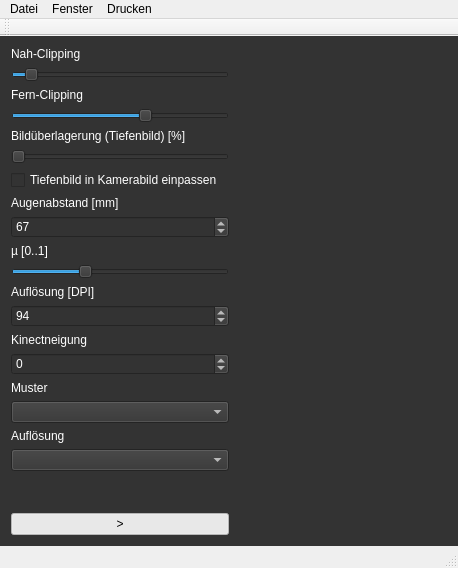
<?xml version="1.0" encoding="UTF-8"?>
<ui version="4.0">
 <class>MainWindow</class>
 <widget class="QMainWindow" name="MainWindow">
  <property name="geometry">
   <rect>
    <x>0</x>
    <y>0</y>
    <width>458</width>
    <height>568</height>
   </rect>
  </property>
  <property name="sizePolicy">
   <sizepolicy hsizetype="Preferred" vsizetype="Fixed">
    <horstretch>0</horstretch>
    <verstretch>0</verstretch>
   </sizepolicy>
  </property>
  <property name="minimumSize">
   <size>
    <width>0</width>
    <height>0</height>
   </size>
  </property>
  <property name="windowTitle">
   <string>Stereogramm 2.0</string>
  </property>
  <widget class="QWidget" name="centralWidget">
   <property name="styleSheet">
    <string notr="true">background-color: #333</string>
   </property>
   <layout class="QGridLayout" name="gridLayout">
    <item row="0" column="0">
     <layout class="QHBoxLayout" name="horizontalLayout">
      <item>
       <layout class="QVBoxLayout" name="verticalLayout">
        <item>
         <widget class="QLabel" name="label_2">
          <property name="styleSheet">
           <string notr="true">color:white</string>
          </property>
          <property name="text">
           <string>Nah-Clipping</string>
          </property>
         </widget>
        </item>
        <item>
         <widget class="QSlider" name="nearSlider">
          <property name="maximum">
           <number>254</number>
          </property>
          <property name="pageStep">
           <number>8</number>
          </property>
          <property name="value">
           <number>16</number>
          </property>
          <property name="orientation">
           <enum>Qt::Horizontal</enum>
          </property>
         </widget>
        </item>
        <item>
         <widget class="QLabel" name="label_3">
          <property name="styleSheet">
           <string notr="true">color:white</string>
          </property>
          <property name="text">
           <string>Fern-Clipping</string>
          </property>
          <property name="textFormat">
           <enum>Qt::PlainText</enum>
          </property>
         </widget>
        </item>
        <item>
         <widget class="QSlider" name="farSlider">
          <property name="minimum">
           <number>1</number>
          </property>
          <property name="maximum">
           <number>255</number>
          </property>
          <property name="pageStep">
           <number>8</number>
          </property>
          <property name="value">
           <number>160</number>
          </property>
          <property name="orientation">
           <enum>Qt::Horizontal</enum>
          </property>
         </widget>
        </item>
        <item>
         <widget class="QLabel" name="label_7">
          <property name="styleSheet">
           <string notr="true">color:white</string>
          </property>
          <property name="text">
           <string>Bildüberlagerung (Tiefenbild) [%]</string>
          </property>
          <property name="textFormat">
           <enum>Qt::PlainText</enum>
          </property>
         </widget>
        </item>
        <item>
         <widget class="QSlider" name="overlayDepthSlider">
          <property name="minimum">
           <number>0</number>
          </property>
          <property name="maximum">
           <number>100</number>
          </property>
          <property name="pageStep">
           <number>10</number>
          </property>
          <property name="value">
           <number>0</number>
          </property>
          <property name="orientation">
           <enum>Qt::Horizontal</enum>
          </property>
         </widget>
        </item>
        <item>
         <widget class="QCheckBox" name="fitFrameCheckBox">
          <property name="enabled">
           <bool>true</bool>
          </property>
          <property name="styleSheet">
           <string notr="true">color: white</string>
          </property>
          <property name="text">
           <string>Tiefenbild in Kamerabild einpassen</string>
          </property>
         </widget>
        </item>
        <item>
         <widget class="QLabel" name="label">
          <property name="styleSheet">
           <string notr="true">color:white</string>
          </property>
          <property name="text">
           <string>Augenabstand [mm]</string>
          </property>
         </widget>
        </item>
        <item>
         <widget class="QSpinBox" name="eyeDistanceSpinBox">
          <property name="styleSheet">
           <string notr="true">color:white</string>
          </property>
          <property name="minimum">
           <number>25</number>
          </property>
          <property name="value">
           <number>67</number>
          </property>
         </widget>
        </item>
        <item>
         <widget class="QLabel" name="label_4">
          <property name="styleSheet">
           <string notr="true">color:white</string>
          </property>
          <property name="text">
           <string>µ [0..1]</string>
          </property>
         </widget>
        </item>
        <item>
         <widget class="QSlider" name="muSlider">
          <property name="minimum">
           <number>1</number>
          </property>
          <property name="maximum">
           <number>1000</number>
          </property>
          <property name="pageStep">
           <number>100</number>
          </property>
          <property name="value">
           <number>333</number>
          </property>
          <property name="orientation">
           <enum>Qt::Horizontal</enum>
          </property>
          <property name="tickPosition">
           <enum>QSlider::NoTicks</enum>
          </property>
         </widget>
        </item>
        <item>
         <widget class="QLabel" name="label_5">
          <property name="styleSheet">
           <string notr="true">color:white</string>
          </property>
          <property name="text">
           <string>Auflösung [DPI]</string>
          </property>
         </widget>
        </item>
        <item>
         <widget class="QSpinBox" name="resolutionSpinBox">
          <property name="styleSheet">
           <string notr="true">color:white</string>
          </property>
          <property name="minimum">
           <number>10</number>
          </property>
          <property name="maximum">
           <number>256</number>
          </property>
          <property name="value">
           <number>94</number>
          </property>
         </widget>
        </item>
        <item>
         <widget class="QLabel" name="label_6">
          <property name="styleSheet">
           <string notr="true">color:white</string>
          </property>
          <property name="text">
           <string>Kinectneigung</string>
          </property>
          <property name="textFormat">
           <enum>Qt::PlainText</enum>
          </property>
         </widget>
        </item>
        <item>
         <widget class="QSpinBox" name="tiltSpinBox">
          <property name="styleSheet">
           <string notr="true">color:white</string>
          </property>
          <property name="minimum">
           <number>-27</number>
          </property>
          <property name="maximum">
           <number>27</number>
          </property>
          <property name="singleStep">
           <number>3</number>
          </property>
          <property name="value">
           <number>0</number>
          </property>
         </widget>
        </item>
        <item>
         <widget class="QLabel" name="label_8">
          <property name="styleSheet">
           <string notr="true">color:white</string>
          </property>
          <property name="text">
           <string>Muster</string>
          </property>
          <property name="textFormat">
           <enum>Qt::PlainText</enum>
          </property>
         </widget>
        </item>
        <item>
         <widget class="QComboBox" name="modeComboBox">
          <property name="styleSheet">
           <string notr="true">color: white</string>
          </property>
         </widget>
        </item>
        <item>
         <widget class="QLabel" name="label_9">
          <property name="styleSheet">
           <string notr="true">color:white</string>
          </property>
          <property name="text">
           <string>Auflösung</string>
          </property>
          <property name="textFormat">
           <enum>Qt::PlainText</enum>
          </property>
         </widget>
        </item>
        <item>
         <widget class="QComboBox" name="stereogramSizeComboBox">
          <property name="styleSheet">
           <string notr="true">color: white</string>
          </property>
         </widget>
        </item>
        <item>
         <spacer name="verticalSpacer">
          <property name="orientation">
           <enum>Qt::Vertical</enum>
          </property>
          <property name="sizeHint" stdset="0">
           <size>
            <width>20</width>
            <height>40</height>
           </size>
          </property>
         </spacer>
        </item>
        <item>
         <layout class="QHBoxLayout" name="horizontalLayout_2">
          <item>
           <widget class="QPushButton" name="freezePushButton">
            <property name="styleSheet">
             <string notr="true">color: black; background-color: white</string>
            </property>
            <property name="text">
             <string>&gt;</string>
            </property>
            <property name="checkable">
             <bool>true</bool>
            </property>
            <property name="checked">
             <bool>true</bool>
            </property>
           </widget>
          </item>
         </layout>
        </item>
       </layout>
      </item>
     </layout>
    </item>
    <item row="0" column="1">
     <spacer name="horizontalSpacer">
      <property name="orientation">
       <enum>Qt::Horizontal</enum>
      </property>
      <property name="sizeHint" stdset="0">
       <size>
        <width>40</width>
        <height>20</height>
       </size>
      </property>
     </spacer>
    </item>
   </layout>
   <zorder></zorder>
   <zorder>horizontalSpacer</zorder>
  </widget>
  <widget class="QMenuBar" name="menuBar">
   <property name="geometry">
    <rect>
     <x>0</x>
     <y>0</y>
     <width>458</width>
     <height>21</height>
    </rect>
   </property>
   <widget class="QMenu" name="menu_File">
    <property name="title">
     <string>Datei</string>
    </property>
    <addaction name="actionOpenTexture"/>
    <addaction name="separator"/>
    <addaction name="actionSaveDepthImageAs"/>
    <addaction name="actionSaveStereogramAs"/>
    <addaction name="separator"/>
    <addaction name="actionQuit"/>
   </widget>
   <widget class="QMenu" name="menuWindow">
    <property name="title">
     <string>Fenster</string>
    </property>
    <addaction name="actionDetachStereogram"/>
   </widget>
   <widget class="QMenu" name="menuPrint">
    <property name="title">
     <string>Drucken</string>
    </property>
    <addaction name="actionPrintAutostereogram"/>
   </widget>
   <addaction name="menu_File"/>
   <addaction name="menuWindow"/>
   <addaction name="menuPrint"/>
  </widget>
  <widget class="QToolBar" name="mainToolBar">
   <attribute name="toolBarArea">
    <enum>TopToolBarArea</enum>
   </attribute>
   <attribute name="toolBarBreak">
    <bool>false</bool>
   </attribute>
  </widget>
  <widget class="QStatusBar" name="statusBar"/>
  <action name="actionOpenTexture">
   <property name="text">
    <string>Textur öffnen ...</string>
   </property>
   <property name="shortcut">
    <string>Ctrl+O</string>
   </property>
  </action>
  <action name="actionQuit">
   <property name="text">
    <string>Beenden</string>
   </property>
  </action>
  <action name="actionFreeze">
   <property name="checkable">
    <bool>true</bool>
   </property>
   <property name="text">
    <string>Freeze (Ctrl+F)</string>
   </property>
   <property name="shortcut">
    <string>Ctrl+F</string>
   </property>
  </action>
  <action name="actionSaveDepthImageAs">
   <property name="text">
    <string>Tiefenbild speichern als ...</string>
   </property>
   <property name="shortcut">
    <string>Ctrl+S</string>
   </property>
  </action>
  <action name="actionSaveStereogramAs">
   <property name="text">
    <string>Stereogramm speichern als ...</string>
   </property>
   <property name="shortcut">
    <string>Ctrl+Shift+S</string>
   </property>
  </action>
  <action name="actionDetachStereogram">
   <property name="checkable">
    <bool>true</bool>
   </property>
   <property name="text">
    <string>Stereogramm &amp;aushängen</string>
   </property>
   <property name="shortcut">
    <string>Ctrl+A</string>
   </property>
   <property name="shortcutContext">
    <enum>Qt::WindowShortcut</enum>
   </property>
  </action>
  <action name="actionPrintAutostereogram">
   <property name="text">
    <string>Autostereogram</string>
   </property>
   <property name="shortcut">
    <string>Ctrl+P</string>
   </property>
  </action>
 </widget>
 <layoutdefault spacing="6" margin="11"/>
 <resources/>
 <connections/>
</ui>
